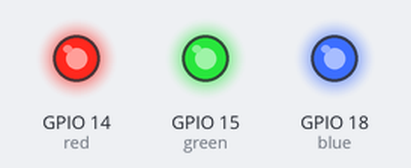
A program run on a simulated Raspberry Pi (BCM pin numbers). Parts: output pins drawn as LEDs (lit = HIGH).

Above: at 0.2 s.
At 1.7 s:
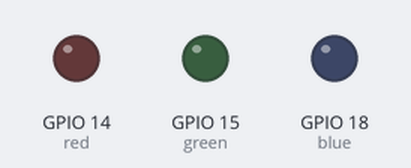
Timing chart, 0 to 3.0 s (numbered marks = the images above):
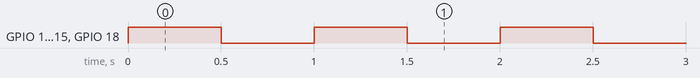

Measured:
- by itself, GPIO 14 (red), GPIO 15 (green), GPIO 18 (blue): alternates HIGH for 0.50 s and LOW for 0.50 s

The program:

ex1.py
```python
from gpiozero import LED
from time import sleep

red = LED(14)
green = LED(15)
blue = LED(18)


while True:
    red.on()
    green.on()
    blue.on()
    sleep(0.5)
    red.off()
    green.off()
    blue.off()
    sleep(0.5)
```
